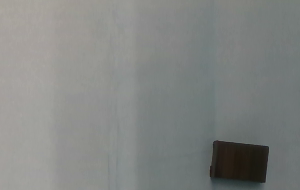
#> input picture RealSense_screenshot_29.06.2021.png, 300 x 190 px, found by its file name
$ python geometry_detect.py
#> lines starting #> are read from the running program, lines starting #| are printed output that depends on the picture; after the words box and inside, x2 and y2 are one past the last pixel; in counts of white or black regions, pixels touching at a corner belong together; long printed decimals are rounded
#!/usr/bin/env python

#Code from: https://dev.to/simarpreetsingh019/detecting-geometrical-shapes-in-an-image-using-opencv-4g72

import numpy as np
import cv2

img = cv2.imread('/home/khan764/ws_Robot/src/pick-and-place/RealSense_screenshot_29.06.2021.png')
#> img is the input picture: shape (190, 300, 3); mean B, G, R 130.3, 132.5, 130.2
imgGry = cv2.cvtColor(img, cv2.COLOR_BGR2GRAY)

ret, thrash = cv2.threshold(imgGry, 240 , 255, cv2.CHAIN_APPROX_NONE)
#> thrash: shape (190, 300); every value is 255
contours , hierarchy = cv2.findContours(thrash, cv2.RETR_TREE, cv2.CHAIN_APPROX_NONE)
#> contours = 1 contour; box (x1, y1, x2, y2) and area: (0, 0, 300, 190) 56511
'''
In thresholding, each pixel value is compared with the threshold value.
If the pixel value is smaller than the threshold, it is set to 0, otherwise, it is set to a maximum value (generally 255).

Threshold is some fixed value which draws a boundary line between two set of data. Binary (Bi-valued) Image means,
only bi or two intensity values can be used to represent the whole image.
In image processing generally, we say a image binary when, it consists only black and white pixels.
'''
for contour in contours:
    approx = cv2.approxPolyDP(contour, 0.01* cv2.arcLength(contour, True), True)
    cv2.drawContours(img, [approx], 0, (0, 0, 0), 5)
    x = approx.ravel()[0]
    y = approx.ravel()[1] - 5
    if len(approx) == 3:
        cv2.putText( img, "Triangle", (x, y), cv2.FONT_HERSHEY_COMPLEX, 0.5, (0, 0, 0) )
    elif len(approx) == 4 :
        x, y , w, h = cv2.boundingRect(approx)
        aspectRatio = float(w)/h
        print(aspectRatio)
        if aspectRatio >= 0.95 and aspectRatio < 1.05:
            cv2.putText(img, "square", (x, y), cv2.FONT_HERSHEY_COMPLEX, 0.5, (0, 0, 0))

        else:
            cv2.putText(img, "rectangle", (x, y), cv2.FONT_HERSHEY_COMPLEX, 0.5, (0, 0, 0))

    elif len(approx) == 5 :
        cv2.putText(img, "pentagon", (x, y), cv2.FONT_HERSHEY_COMPLEX, 0.5, (0, 0, 0))
    elif len(approx) == 10 :
        cv2.putText(img, "star", (x, y), cv2.FONT_HERSHEY_COMPLEX, 0.5, (0, 0, 0))
    else:
        cv2.putText(img, "circle", (x, y), cv2.FONT_HERSHEY_COMPLEX, 0.5, (0, 0, 0))
#> this loop made 1 pass
#> (approx, w, h, aspectRatio) on pass 1: ([[0, 0], [0, 189], [299, 189], [299, 0]], 300, 190, 1.58)
#| 1.579
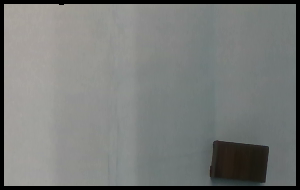
#> img: shape (190, 300, 3); 6.77% of pixels changed, all inside (x1, y1, x2, y2) = (0, 0, 300, 190)
'''
Function Info:
approxPolyDP():
- This function calculates and approximates a polygonal curve with specified precision

approxPolyDP()
- approximates a contour shape to another shape with less number of vertices depending upon the precision we specify

drawContours():
- Draws the contours outlines or filled color
- To draw the contours, _cv2.drawContours function is used.
It can also be used to draw any shape provided you have its boundary points.

BoundingRect() :
- It gives the boundary points of the rectangle.

putText() :
- It puts the text over the image.
'''
cv2.imshow('/home/khan764/ws_Robot/src/pick-and-place/RealSense_screenshot_29.06.2021.png')
#> (the run stopped early here; a loop or call above may not have finished)
